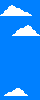

A 2D game scene composited from a Tiled map and its tileset images. What follows is a short description and the map's XML, with every tile layer's data as written:
An orthogonal 10x25 tile map with 4x4 px tiles, 1 tile layer (Capa de Patrones 1).

<map version="1.0" tiledversion="1.0.2" orientation="orthogonal" renderorder="right-down" width="10" height="25" tilewidth="4" tileheight="4" nextobjectid="1">
 <tileset firstgid="1" source="tilesetBeach.tsx" />
 <layer name="Capa de Patrones 1" width="10" height="25">
  <data encoding="csv">
10,10,10,10,10,10,10,10,10,10,
10,10,13,14,10,10,10,10,10,10,
10,13,9,9,9,14,10,10,10,10,
13,9,9,9,9,9,9,14,10,10,
10,10,10,10,10,10,10,10,10,10,
10,10,10,10,10,10,10,10,10,10,
10,10,10,10,10,10,13,14,10,10,
10,10,10,10,13,9,9,9,14,10,
10,10,10,13,9,9,9,9,9,14,
10,10,10,10,10,10,10,10,10,10,
10,10,10,10,10,10,10,10,10,10,
10,10,10,10,10,10,10,10,10,10,
10,10,10,10,10,10,10,10,10,10,
10,10,10,10,10,10,10,10,10,10,
10,10,10,10,10,10,10,10,10,10,
10,10,10,10,10,10,10,10,10,10,
10,10,10,10,10,10,10,10,10,10,
10,10,10,10,10,10,10,10,10,10,
10,10,10,10,10,10,10,10,10,10,
10,10,10,10,10,10,10,10,10,10,
10,10,10,10,10,10,10,10,10,10,
10,10,10,10,10,10,10,10,10,10,
10,10,10,13,9,14,10,10,10,10,
10,13,9,9,9,9,14,10,10,10,
10,10,10,10,10,10,10,10,10,10
</data>
 </layer>
</map>
